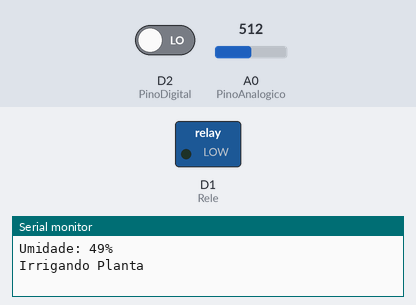
This sketch was run on a simulated ESP8266 (NodeMCU). On the bench: switched loads named in the sketch (green lamp = pin HIGH), the last lines printed to the serial monitor. The inputs (shaded band) are chosen by the test bench; at power-on: A0 (PinoAnalogico) = 512, D2 (PinoDigital) LOW. WiFi joins after 1.5 s; servers stay silent unless stated.

Above: at 3.0 s.
3.1 s: A0 (PinoAnalogico) set to 244
5.0 s: A0 (PinoAnalogico) set to 212
At 6.3 s:
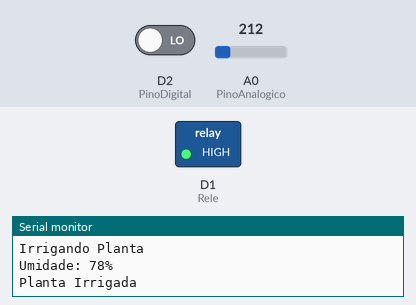
7.3 s: A0 (PinoAnalogico) set to 306
At 9.0 s:
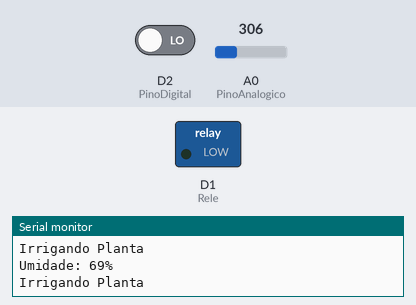
9.3 s: A0 (PinoAnalogico) set to 122
At 10.6 s:
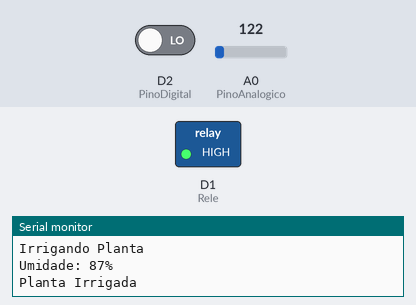
Timing chart, 0 to 12.3 s (numbered marks = the images above; inputs shaded):
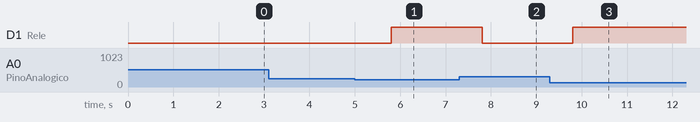

The sketch:

Programa_Irrigacao_Autom_tica.ino
```cpp
#define BLYNK_PRINT Serial

// Bibliotecas necessárias

#include <ESP8266WiFi.h>
#include <BlynkSimpleEsp8266.h>


char auth[] = "Insira o Token"; // Aqui é necessário inserir o token enviado para o e-mail cadastrado

char ssid[] = "Insira o Nome da rede Wi-fi utilizada";  // Insira o Nome da rede Wi-fi utilizada
char pass[] = "Insira a Senha da rede Wi-fi utilizada"; // Insira a Senha da rede Wi-fi utilizada


int PinoAnalogico = A0; // Define o pino A0 como Pino Analógico do sensor
int PinoDigital = D2; // Define pino D2 como Pino Digital do Sensor

int Rele = D1; // Pino Digital D1 como Relé

int EstadoSensor = 0;
int UltimoEstSensor = 0;


int  ValAnalogIn; // Introduz o valor analógico ao código

void setup() {
Serial.begin(9600);
Blynk.begin(auth, ssid, pass);

pinMode(Rele, OUTPUT); // Declara o Rele como Saída Digital
pinMode(PinoDigital, INPUT);

}

void loop() {

// Programação da Notificação

  Blynk.run();

  EstadoSensor = digitalRead(PinoDigital);

if (EstadoSensor == 1 &&  UltimoEstSensor == 0) {

  Blynk.notify("Umidade Baixa: Irrigando a Planta");
  UltimoEstSensor = 1;
  delay(1000);


  }
  else if (EstadoSensor == 1 &&  UltimoEstSensor == 1) {
  delay(1000);
  }
  else {

     UltimoEstSensor = 0;
    delay(1000);
  }

// Fim da Programação da Notificação

ValAnalogIn = analogRead(PinoAnalogico);
int Porcento = map(ValAnalogIn, 1023, 0, 0, 100); // Traforma o valor analógico em porcentagem

Serial.print("Umidade: "); // Imprime o símbolo no valor
Serial.print(Porcento); // Imprime o valor em Porcentagem no monitor Serial
Serial.println("%");


if (Porcento <= 76) { // Se a porcentagem for menor ou igual à 76%. OBS: Você pode alterar essa porcentagem

Serial.println("Irrigando Planta"); // Imprime no monitor serial
digitalWrite(Rele, LOW); // Aciona Relé
}

else { // Caso contrario

Serial.println("Planta Irrigada"); // Imprime a  no monitor serial
digitalWrite(Rele, HIGH); // Desliga Relé
delay (1000);
}
}
```

Measured:
- the behaviour switches between 231 and 230 on A0 (PinoAnalogico) (found by bisection; images 0 and 1)
- after the input at 5.0 s, D1 (Rele): LOW → HIGH after 0.81 s
- after the input at 7.3 s, D1 (Rele): HIGH → LOW after 0.51 s
- after the input at 9.3 s, D1 (Rele): LOW → HIGH after 0.51 s
